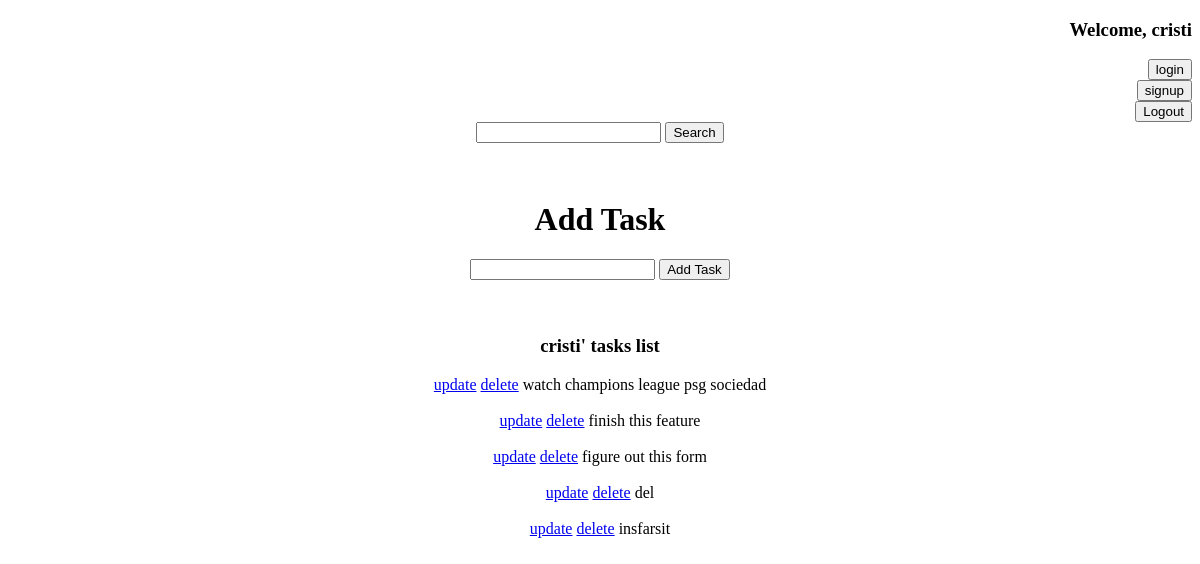
The app's page / (signed in), older data.
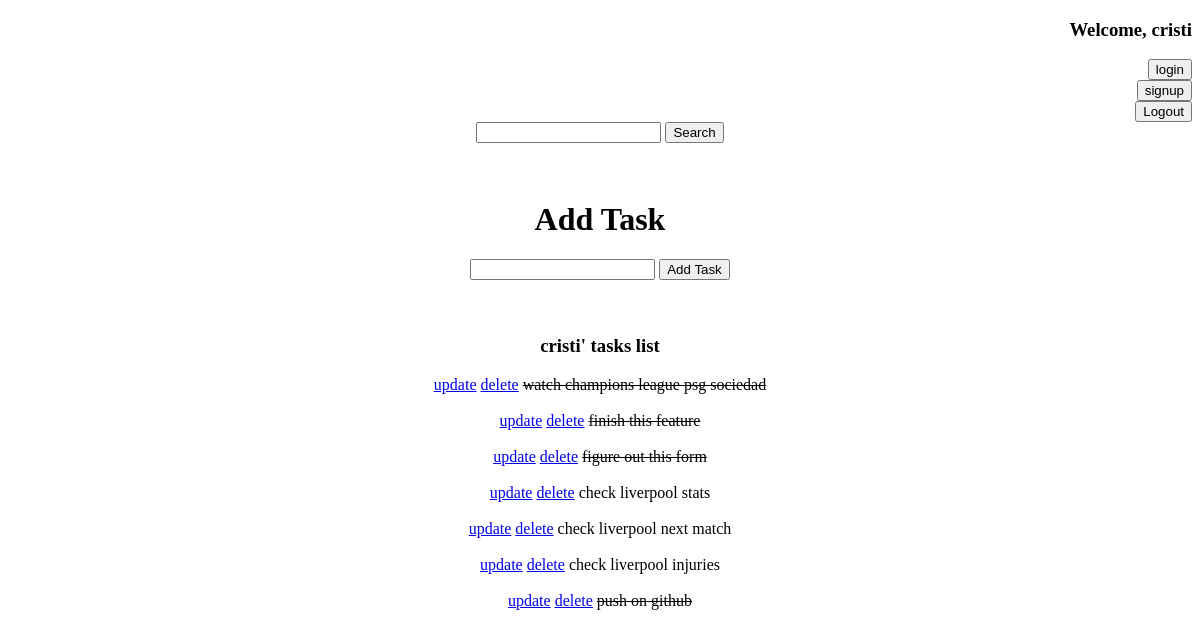
The same page, newer data.
### tasks/models.py (models this page shows, shortened)
class Tasks(models.Model):
    title = models.CharField(max_length=200)
    complete = models.BooleanField(default=False)
    created = models.DateTimeField(auto_now_add=True)
    owner_user = models.ForeignKey(
        settings.AUTH_USER_MODEL,
        on_delete=models.CASCADE,
    )

### tasks/views.py (the view)
# urls.py: path('', views.index, name='list'),
@login_required(login_url='login')
def index(request):
    tasks = Tasks.objects.filter(owner_user=request.user)
    search_input = request.GET.get('search-area') or ''
    form = TasksForm()
    if request.method == 'POST':
        form = TasksForm(request.POST)
        if form.is_valid():
            task = form.save(commit=False)
            task.owner_user = request.user
            task.save()
            messages.success(request, 'added successfully')
            return redirect('/')
        else:
            messages.error(request, form.errors)
    else:
        form = TasksForm()
    if search_input:
        tasks = tasks.filter(title__icontains=search_input)
    context = {"tasks": tasks, "form": form}
    return render(request, 'tasks/list_todo.html', context)

### tasks/forms.py
class TasksForm(ModelForm):
    class Meta:
        model = Tasks
        fields = ['title', 'complete']

### tasks/templates/tasks/list_todo.html (shortened to what this page needs)
<!DOCTYPE html>
<html lang="en">
<head>
</head>
<body>
    <h3 align="right">Welcome, {{user.username}}</h3>
    <div align="right">
    <form action="{% url 'login' %}" method="get">
        <button type="submit">login</button>
    </form>
    <form action="{% url 'signup' %}" method="get">
        <button type="submit">signup</button>
    </form>
    <form action="{% url 'logout' %}" method="get">
        <button type="submit">Logout</button>
    </form>
    </div>
            <div align="center">
            <form method="get" >
                <input type="text" name="search-area" value="{{search_input}}">
                <input type="submit" value="Search">
            </form>
                <br>
                <br>
            </div>
    <div align="center">
        <h1>Add Task</h1>
        <form method="post">
        {{ form.title }}
        <button type="submit">Add Task</button>
    <br>
    <br>
            <h3>{{user.username}}' tasks list</h3>
    {% for task in tasks %}
        <div>
            <a href="{% url 'update_task' task.id %}">update</a>
            <a href="{% url 'delete_task' task.id %}">delete</a>
                {% if task.complete == True %}
                <strike>{{task.title}}</strike>
                {% else %}
                <span>{{task.title}}</span>
                {% endif %}
        </div>
        <br>
    {% endfor %}
    </div>
</body>
</html>

Row changes from the older to the newer data that the page shows:
removed Tasks: title "del"
removed Tasks: title "insfarsit"
changed Tasks "watch champions league psg sociedad": complete False → True (drawn)
changed Tasks "finish this feature": complete False → True (drawn)
changed Tasks "figure out this form": complete False → True (drawn)
added Tasks: title "check liverpool stats"
added Tasks: title "check liverpool next match"
added Tasks: title "check liverpool injuries"
added Tasks: title "push on github"
